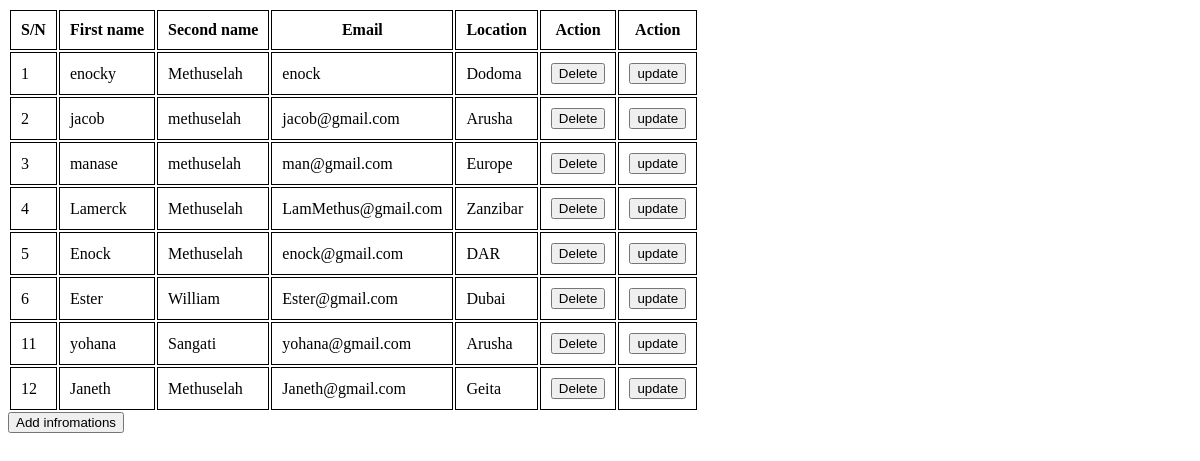
Before: / with the older database file.
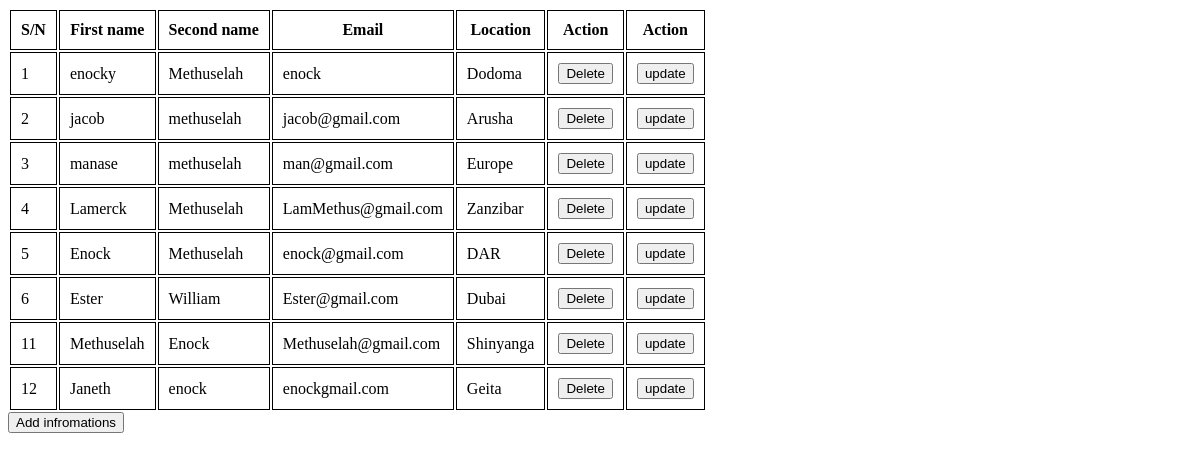
After: the same page with the newer database file.
### Simple/models.py (models this page shows)
class Users(models.Model):
    first_name = models.CharField(max_length=20)
    second_name = models.CharField(max_length=20)
    email = models.CharField(max_length=20)
    location = models.CharField(max_length=20)

### Simple/views.py (the view)
# urls.py: path('',views.home, name='dashboard'),
def home(request):
    user = Users.objects.all()
    return render(request, "Simple/index.html",{'user':user})

### Simple/templates/Simple/index.html (shortened to what this page needs)
<!DOCTYPE html>
<html lang="en">
<head>
</head>
<body>
  <div>
    <table>
        <tr>
            <th>S/N</th>
            <th>First name</th>
            <th>Second name </th>
            <th>Email</th>
            <th>Location</th>
            <th>Action</th>
            <th>Action</th>
          </tr>
          {% for x in user %}
          <tr>
            <td>{{x.id}}</td>
            <td>{{x.first_name}}</td>
            <td>{{x.second_name}}</td>
            <td>{{x.email}}</td>
            <td>{{x.location}}</td>
            <td>
                <a href="delete/{{x.id}}">
                    <button>Delete</button>
                </a>
            </td>
            <td>
                <a href="update/{{x.id}}">
                    <button>update</button>
                </a>
            </td>
          </tr>
        {% endfor %}
    </table>
  <a href="{% url 'addrecord' %}">
    <button>Add infromations</button>
  </a>
  </div>
</body>
</html>

### Simple/templates/Simple/index.html (style rules this page uses)
th,td { margin: 20px; padding: 10px; border: 1px solid black; }

Changed rows visible on the page:
changed Users id 11: first_name "yohana" → "Methuselah"; second_name "Sangati" → "Enock"; email "yohana@gmail.com" → "Methuselah@gmail.com"; location "Arusha" → "Shinyanga"
changed Users "Janeth": second_name "Methuselah" → "enock"; email "Janeth@gmail.com" → "enockgmail.com"
